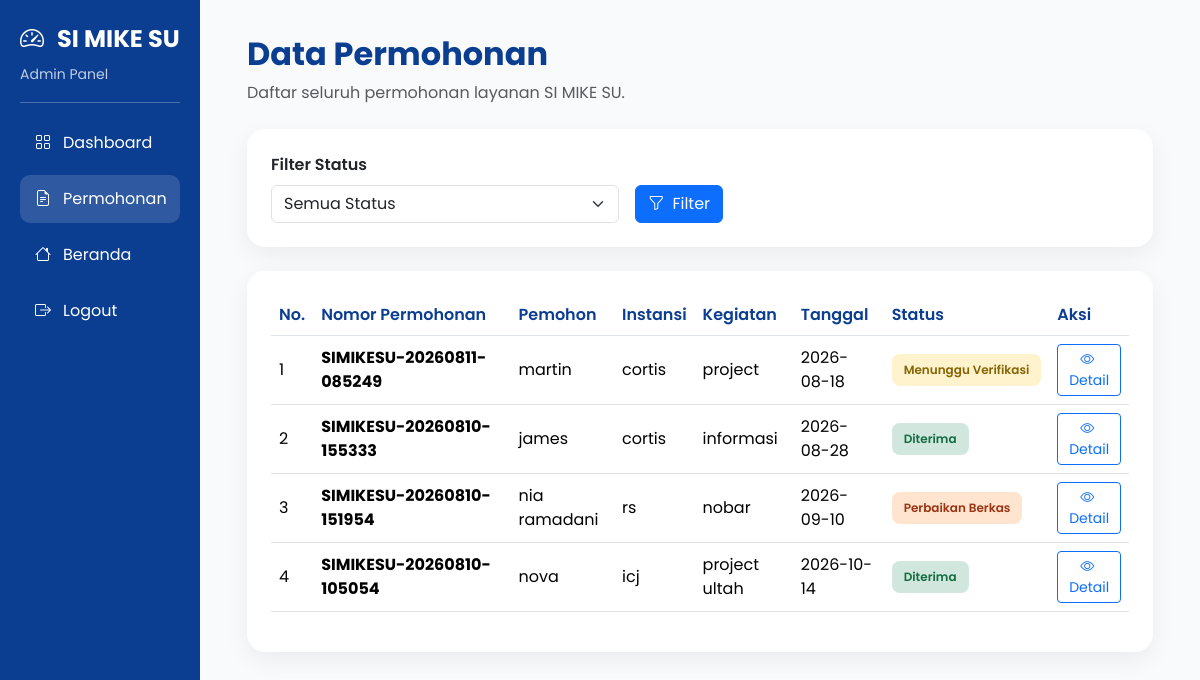
Page /admin/permohonan.php (signed in) on the earlier database version.
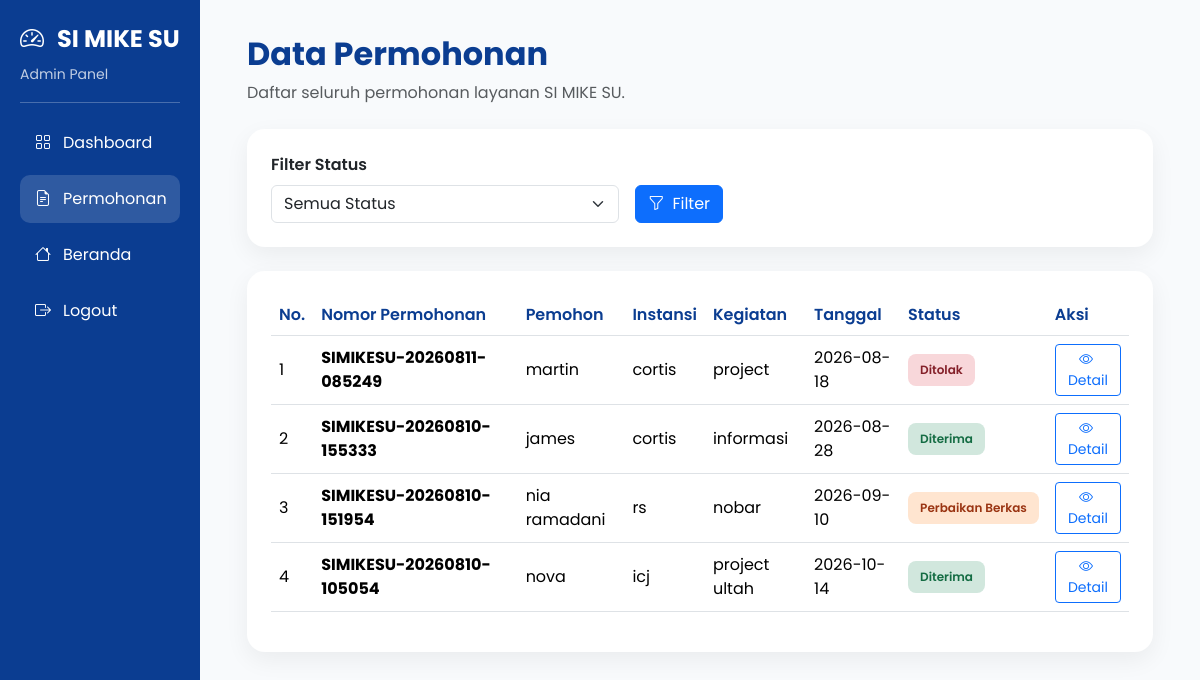
Same page on the later database version.
### tables this page shows
CREATE TABLE `tb_permohonan` (
  `id` int(11) NOT NULL,
  `nomor_permohonan` varchar(30) NOT NULL,
  `tanggal_permohonan` date NOT NULL,
  `nama_pemohon` varchar(100) NOT NULL,
  `nik` varchar(20) DEFAULT NULL,
  `instansi` varchar(150) NOT NULL,
  `jabatan` varchar(100) DEFAULT NULL,
  `email` varchar(100) NOT NULL,
  `no_hp` varchar(20) NOT NULL,
  `alamat` text NOT NULL,
  `nama_kegiatan` varchar(200) NOT NULL,
  `kategori` enum('Pemerintahan','Pendidikan','Kesehatan','Sosialisasi','Pariwisata','Budaya','Lainnya') NOT NULL,
  `lokasi_kegiatan` varchar(200) NOT NULL,
  `tanggal_kegiatan` date NOT NULL,
  `jam_mulai` time NOT NULL,
  `jam_selesai` time NOT NULL,
  `deskripsi` text DEFAULT NULL,
  `surat_permohonan` varchar(255) NOT NULL,
  `dokumen_pendukung` varchar(255) DEFAULT NULL,
  `materi_video` varchar(255) DEFAULT NULL,
  `materi_gambar` varchar(255) DEFAULT NULL,
  `status` enum('Menunggu Verifikasi','Perbaikan Berkas','Diterima','Ditolak') DEFAULT 'Menunggu Verifikasi',
  `catatan_petugas` text DEFAULT NULL,
  `created_at` timestamp NOT NULL DEFAULT current_timestamp(),
  `updated_at` timestamp NOT NULL DEFAULT current_timestamp() ON UPDATE current_timestamp()
);

### admin/permohonan.php (the view, shortened to what the changed rows need)
<?php
require_once '../config/database.php';
$statusFilter = isset($_GET['status'])
    ? trim($_GET['status'])
    : '';
$sql = "
    SELECT
        id,
        nomor_permohonan,
        nama_pemohon,
        instansi,
        nama_kegiatan,
        tanggal_kegiatan,
        status
    FROM tb_permohonan
";
if ($statusFilter !== '') {
    $sql .= "
        WHERE status = ?
        ORDER BY id DESC
    ";
    $stmt = mysqli_prepare($conn, $sql);
    if (!$stmt) {
        die('Gagal menyiapkan query.');
    }
    mysqli_stmt_bind_param(
        $stmt,
        "s",
        $statusFilter
    );
    mysqli_stmt_execute($stmt);
    $result = mysqli_stmt_get_result($stmt);
} else {
    $sql .= "
        ORDER BY id DESC
    ";
    $result = mysqli_query($conn, $sql);
}
?>
<!DOCTYPE html>
<html lang="id">
<head>
    <link
        href="https://cdn.jsdelivr.net/npm/bootstrap@5.3.8/dist/css/bootstrap.min.css"
        rel="stylesheet"
    >
    <link
        href="https://cdn.jsdelivr.net/npm/bootstrap-icons@1.13.1/font/bootstrap-icons.min.css"
        rel="stylesheet"
    >
</head>
<body>
<div class="container-fluid">
    <div class="row">
        <div class="col-lg-10">
            <div class="content">
                <div class="mb-4">
                    <h2 class="page-title">
                        Data Permohonan
                    </h2>
                </div>
                <div class="card table-card">
                    <div class="card-body p-4">
                        <div class="table-responsive">
                            <table class="table table-hover align-middle">
                                <thead>
                                    <tr>
                                        <th>No.</th>
                                        <th>Nomor Permohonan</th>
                                        <th>Pemohon</th>
                                        <th>Instansi</th>
                                        <th>Kegiatan</th>
                                        <th>Tanggal</th>
                                        <th>Status</th>
                                        <th>Aksi</th>
                                    </tr>
                                </thead>
                                <tbody>
                                <?php
                                $no = 1;
                                if (
                                    $result &&
                                    mysqli_num_rows($result) > 0
                                ):
                                    while (
                                        $row = mysqli_fetch_assoc($result)
                                    ):
                                        $status = trim(
                                            $row['status'] ?? ''
                                        );
                                        if (
                                            $status === 'Menunggu Verifikasi'
                                        ) {
                                            $statusClass = 'status-menunggu';
                                        } elseif (
                                            $status === 'Perbaikan Berkas'
                                        ) {
                                            $statusClass = 'status-perbaikan';
                                        } elseif (
                                            $status === 'Diterima'
                                        ) {
                                            $statusClass = 'status-diterima';
                                        } elseif (
                                            $status === 'Ditolak'
                                        ) {
                                            $statusClass = 'status-ditolak';
                                        } else {
                                            $statusClass = 'status-kosong';
                                            $status = 'Status Belum Ditentukan';
                                        }
                                ?>
                                    <tr>
                                        <td>
                                            <?= $no++ ?>
                                        </td>
                                        <td>
                                            <strong>
                                                <?= htmlspecialchars(
                                                    $row['nomor_permohonan']
                                                ) ?>
                                            </strong>
                                        </td>
                                        <td>
                                            <?= htmlspecialchars(
                                                $row['nama_pemohon']
                                            ) ?>
                                        </td>
                                        <td>
                                            <?= htmlspecialchars(
                                                $row['instansi']
                                            ) ?>
                                        </td>
                                        <td>
                                            <?= htmlspecialchars(
                                                $row['nama_kegiatan']
                                            ) ?>
                                        </td>
                                        <td>
                                            <?= htmlspecialchars(
                                                $row['tanggal_kegiatan']
                                            ) ?>
                                        </td>
                                        <td>
                                            <span
                                                class="status-badge <?= $statusClass ?>"
                                            >
                                                <?= htmlspecialchars(
                                                    $status
                                                ) ?>
                                            </span>
                                        </td>
                                        <td>
                                            <a
                                                href="detail.php?nomor=<?= urlencode(
                                                    $row['nomor_permohonan']
                                                ) ?>"
                                                class="btn btn-sm btn-outline-primary"
                                            >
                                                <i class="bi bi-eye me-1"></i>
                                                Detail
                                            </a>
                                        </td>
                                    </tr>
                                <?php
                                    endwhile;
                                endif; ?>
                                </tbody>
                            </table>
                        </div>
                    </div>
                </div>
            </div>
        </div>
    </div>
</div>
</body>
</html>

Differences in the rows shown:
changed tb_permohonan "SIMIKESU-20260811-085249": status "Menunggu Verifikasi" → "Ditolak"
